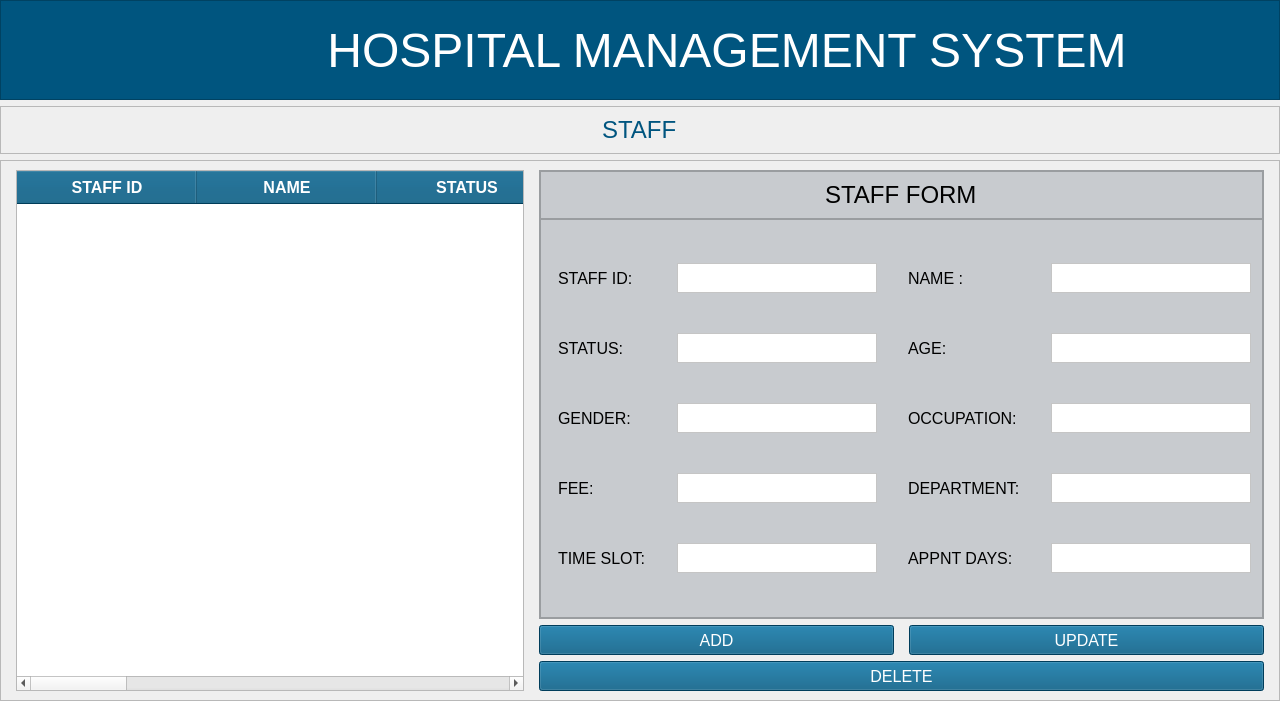
<?xml version="1.0" encoding="UTF-8"?>
<ui version="4.0">
 <class>MainWindow</class>
 <widget class="QMainWindow" name="MainWindow">
  <property name="geometry">
   <rect>
    <x>0</x>
    <y>0</y>
    <width>1280</width>
    <height>701</height>
   </rect>
  </property>
  <property name="windowTitle">
   <string>MainWindow</string>
  </property>
  <widget class="QWidget" name="centralwidget">
   <layout class="QVBoxLayout" name="verticalLayout_2">
    <property name="leftMargin">
     <number>0</number>
    </property>
    <property name="topMargin">
     <number>0</number>
    </property>
    <property name="rightMargin">
     <number>0</number>
    </property>
    <property name="bottomMargin">
     <number>0</number>
    </property>
    <item>
     <widget class="QFrame" name="header_frame">
      <property name="sizePolicy">
       <sizepolicy hsizetype="Preferred" vsizetype="Preferred">
        <horstretch>0</horstretch>
        <verstretch>0</verstretch>
       </sizepolicy>
      </property>
      <property name="minimumSize">
       <size>
        <width>1280</width>
        <height>100</height>
       </size>
      </property>
      <property name="maximumSize">
       <size>
        <width>16777215</width>
        <height>100</height>
       </size>
      </property>
      <property name="styleSheet">
       <string notr="true">background-color:rgb(0, 85, 127);</string>
      </property>
      <property name="frameShape">
       <enum>QFrame::StyledPanel</enum>
      </property>
      <property name="frameShadow">
       <enum>QFrame::Raised</enum>
      </property>
      <layout class="QHBoxLayout" name="horizontalLayout">
       <property name="sizeConstraint">
        <enum>QLayout::SetDefaultConstraint</enum>
       </property>
       <property name="leftMargin">
        <number>0</number>
       </property>
       <property name="topMargin">
        <number>0</number>
       </property>
       <property name="rightMargin">
        <number>0</number>
       </property>
       <property name="bottomMargin">
        <number>0</number>
       </property>
       <item>
        <widget class="QFrame" name="logo_frame">
         <property name="minimumSize">
          <size>
           <width>80</width>
           <height>50</height>
          </size>
         </property>
         <property name="maximumSize">
          <size>
           <width>100</width>
           <height>16777215</height>
          </size>
         </property>
         <property name="styleSheet">
          <string notr="true">background-color:transparent;
margin-top:6px;
margin-bottom:0px;</string>
         </property>
         <property name="frameShape">
          <enum>QFrame::StyledPanel</enum>
         </property>
         <property name="frameShadow">
          <enum>QFrame::Raised</enum>
         </property>
         <widget class="QLabel" name="backBtn">
          <property name="geometry">
           <rect>
            <x>20</x>
            <y>10</y>
            <width>61</width>
            <height>71</height>
           </rect>
          </property>
          <property name="cursor">
           <cursorShape>PointingHandCursor</cursorShape>
          </property>
          <property name="styleSheet">
           <string notr="true"/>
          </property>
          <property name="text">
           <string/>
          </property>
          <property name="pixmap">
           <pixmap resource="../../assets/resources.qrc">:/reosurces_logo/back-svgrepo-com.svg</pixmap>
          </property>
          <property name="scaledContents">
           <bool>true</bool>
          </property>
          <property name="alignment">
           <set>Qt::AlignCenter</set>
          </property>
         </widget>
        </widget>
       </item>
       <item>
        <widget class="QFrame" name="title_frame">
         <property name="minimumSize">
          <size>
           <width>1280</width>
           <height>0</height>
          </size>
         </property>
         <property name="font">
          <font>
           <pointsize>42</pointsize>
          </font>
         </property>
         <property name="styleSheet">
          <string notr="true">background-color:transparent;</string>
         </property>
         <property name="frameShape">
          <enum>QFrame::StyledPanel</enum>
         </property>
         <property name="frameShadow">
          <enum>QFrame::Raised</enum>
         </property>
         <layout class="QVBoxLayout" name="verticalLayout">
          <item alignment="Qt::AlignHCenter">
           <widget class="QLabel" name="title_label">
            <property name="minimumSize">
             <size>
              <width>800</width>
              <height>0</height>
             </size>
            </property>
            <property name="font">
             <font>
              <pointsize>36</pointsize>
             </font>
            </property>
            <property name="styleSheet">
             <string notr="true">color:#fff;</string>
            </property>
            <property name="text">
             <string>HOSPITAL MANAGEMENT SYSTEM</string>
            </property>
            <property name="alignment">
             <set>Qt::AlignCenter</set>
            </property>
           </widget>
          </item>
         </layout>
        </widget>
       </item>
      </layout>
     </widget>
    </item>
    <item>
     <widget class="QFrame" name="frame_15">
      <property name="maximumSize">
       <size>
        <width>16777215</width>
        <height>80</height>
       </size>
      </property>
      <property name="frameShape">
       <enum>QFrame::StyledPanel</enum>
      </property>
      <property name="frameShadow">
       <enum>QFrame::Raised</enum>
      </property>
      <layout class="QVBoxLayout" name="verticalLayout_22">
       <item alignment="Qt::AlignHCenter">
        <widget class="QLabel" name="activityNameDisp">
         <property name="font">
          <font>
           <pointsize>18</pointsize>
          </font>
         </property>
         <property name="styleSheet">
          <string notr="true">color:rgb(0, 85, 127);</string>
         </property>
         <property name="text">
          <string>STAFF</string>
         </property>
        </widget>
       </item>
      </layout>
     </widget>
    </item>
    <item>
     <widget class="QFrame" name="frame">
      <property name="frameShape">
       <enum>QFrame::StyledPanel</enum>
      </property>
      <property name="frameShadow">
       <enum>QFrame::Raised</enum>
      </property>
      <layout class="QGridLayout" name="gridLayout_2">
       <property name="leftMargin">
        <number>15</number>
       </property>
       <property name="topMargin">
        <number>9</number>
       </property>
       <property name="rightMargin">
        <number>15</number>
       </property>
       <property name="horizontalSpacing">
        <number>15</number>
       </property>
       <item row="0" column="1" colspan="2">
        <widget class="QFrame" name="frame_3">
         <property name="styleSheet">
          <string notr="true">BACKGROUND-COLOR:#c8cbcf;
BORDER-RADIUS:5PX;</string>
         </property>
         <property name="frameShape">
          <enum>QFrame::StyledPanel</enum>
         </property>
         <property name="frameShadow">
          <enum>QFrame::Raised</enum>
         </property>
         <layout class="QVBoxLayout" name="verticalLayout_3">
          <property name="spacing">
           <number>0</number>
          </property>
          <property name="leftMargin">
           <number>0</number>
          </property>
          <property name="topMargin">
           <number>0</number>
          </property>
          <property name="rightMargin">
           <number>0</number>
          </property>
          <property name="bottomMargin">
           <number>0</number>
          </property>
          <item>
           <widget class="QFrame" name="frame_4">
            <property name="font">
             <font>
              <pointsize>15</pointsize>
             </font>
            </property>
            <property name="frameShape">
             <enum>QFrame::StyledPanel</enum>
            </property>
            <property name="frameShadow">
             <enum>QFrame::Raised</enum>
            </property>
            <layout class="QHBoxLayout" name="horizontalLayout_3">
             <item alignment="Qt::AlignHCenter">
              <widget class="QLabel" name="label">
               <property name="font">
                <font>
                 <pointsize>18</pointsize>
                </font>
               </property>
               <property name="text">
                <string>STAFF FORM</string>
               </property>
              </widget>
             </item>
            </layout>
           </widget>
          </item>
          <item>
           <widget class="QFrame" name="frame_5">
            <property name="styleSheet">
             <string notr="true">padding-right:2px;
padding-left:2px;</string>
            </property>
            <property name="frameShape">
             <enum>QFrame::StyledPanel</enum>
            </property>
            <property name="frameShadow">
             <enum>QFrame::Raised</enum>
            </property>
            <layout class="QGridLayout" name="gridLayout">
             <property name="horizontalSpacing">
              <number>25</number>
             </property>
             <item row="2" column="3">
              <widget class="QTextEdit" name="staffAgeEntry">
               <property name="maximumSize">
                <size>
                 <width>200</width>
                 <height>30</height>
                </size>
               </property>
               <property name="font">
                <font>
                 <pointsize>12</pointsize>
                </font>
               </property>
               <property name="styleSheet">
                <string notr="true">background-color:white;</string>
               </property>
              </widget>
             </item>
             <item row="0" column="0">
              <widget class="QLabel" name="label_2">
               <property name="font">
                <font>
                 <pointsize>12</pointsize>
                </font>
               </property>
               <property name="text">
                <string>STAFF ID:</string>
               </property>
              </widget>
             </item>
             <item row="3" column="0">
              <widget class="QLabel" name="label_7">
               <property name="font">
                <font>
                 <pointsize>12</pointsize>
                </font>
               </property>
               <property name="text">
                <string>GENDER:</string>
               </property>
              </widget>
             </item>
             <item row="2" column="1">
              <widget class="QTextEdit" name="staffStatusEntry">
               <property name="maximumSize">
                <size>
                 <width>200</width>
                 <height>30</height>
                </size>
               </property>
               <property name="font">
                <font>
                 <pointsize>12</pointsize>
                </font>
               </property>
               <property name="styleSheet">
                <string notr="true">background-color:white;</string>
               </property>
              </widget>
             </item>
             <item row="3" column="1">
              <widget class="QTextEdit" name="staffGenderEntry">
               <property name="maximumSize">
                <size>
                 <width>200</width>
                 <height>30</height>
                </size>
               </property>
               <property name="font">
                <font>
                 <pointsize>12</pointsize>
                </font>
               </property>
               <property name="styleSheet">
                <string notr="true">background-color:white;</string>
               </property>
              </widget>
             </item>
             <item row="7" column="2">
              <widget class="QLabel" name="label_12">
               <property name="font">
                <font>
                 <pointsize>12</pointsize>
                </font>
               </property>
               <property name="text">
                <string>APPNT DAYS:</string>
               </property>
              </widget>
             </item>
             <item row="7" column="3">
              <widget class="QTextEdit" name="staffAppntDaysEntry">
               <property name="maximumSize">
                <size>
                 <width>200</width>
                 <height>30</height>
                </size>
               </property>
               <property name="font">
                <font>
                 <pointsize>12</pointsize>
                </font>
               </property>
               <property name="styleSheet">
                <string notr="true">background-color:white;</string>
               </property>
              </widget>
             </item>
             <item row="4" column="2">
              <widget class="QLabel" name="label_10">
               <property name="font">
                <font>
                 <pointsize>12</pointsize>
                </font>
               </property>
               <property name="text">
                <string>DEPARTMENT:</string>
               </property>
              </widget>
             </item>
             <item row="0" column="1">
              <widget class="QTextEdit" name="staffIdEntry">
               <property name="maximumSize">
                <size>
                 <width>200</width>
                 <height>30</height>
                </size>
               </property>
               <property name="font">
                <font>
                 <pointsize>12</pointsize>
                </font>
               </property>
               <property name="styleSheet">
                <string notr="true">background-color:white;</string>
               </property>
              </widget>
             </item>
             <item row="2" column="2">
              <widget class="QLabel" name="label_5">
               <property name="font">
                <font>
                 <pointsize>12</pointsize>
                </font>
               </property>
               <property name="text">
                <string>AGE:</string>
               </property>
              </widget>
             </item>
             <item row="4" column="3">
              <widget class="QTextEdit" name="staffDeptEntry">
               <property name="maximumSize">
                <size>
                 <width>200</width>
                 <height>30</height>
                </size>
               </property>
               <property name="font">
                <font>
                 <pointsize>12</pointsize>
                </font>
               </property>
               <property name="styleSheet">
                <string notr="true">background-color:white;</string>
               </property>
              </widget>
             </item>
             <item row="3" column="2">
              <widget class="QLabel" name="label_8">
               <property name="font">
                <font>
                 <pointsize>12</pointsize>
                </font>
               </property>
               <property name="text">
                <string>OCCUPATION:</string>
               </property>
              </widget>
             </item>
             <item row="0" column="3">
              <widget class="QTextEdit" name="staffNameEntry">
               <property name="maximumSize">
                <size>
                 <width>200</width>
                 <height>30</height>
                </size>
               </property>
               <property name="font">
                <font>
                 <pointsize>12</pointsize>
                </font>
               </property>
               <property name="styleSheet">
                <string notr="true">background-color:white;</string>
               </property>
              </widget>
             </item>
             <item row="3" column="3">
              <widget class="QTextEdit" name="staffOccupEntry">
               <property name="maximumSize">
                <size>
                 <width>200</width>
                 <height>30</height>
                </size>
               </property>
               <property name="font">
                <font>
                 <pointsize>12</pointsize>
                </font>
               </property>
               <property name="styleSheet">
                <string notr="true">background-color:white;</string>
               </property>
              </widget>
             </item>
             <item row="0" column="2">
              <widget class="QLabel" name="label_3">
               <property name="font">
                <font>
                 <pointsize>12</pointsize>
                </font>
               </property>
               <property name="text">
                <string>NAME :</string>
               </property>
              </widget>
             </item>
             <item row="2" column="0">
              <widget class="QLabel" name="label_4">
               <property name="font">
                <font>
                 <pointsize>12</pointsize>
                </font>
               </property>
               <property name="text">
                <string>STATUS:</string>
               </property>
              </widget>
             </item>
             <item row="4" column="0">
              <widget class="QLabel" name="label_11">
               <property name="font">
                <font>
                 <pointsize>12</pointsize>
                </font>
               </property>
               <property name="text">
                <string>FEE:</string>
               </property>
              </widget>
             </item>
             <item row="4" column="1">
              <widget class="QTextEdit" name="staffFeeEntry">
               <property name="maximumSize">
                <size>
                 <width>200</width>
                 <height>30</height>
                </size>
               </property>
               <property name="font">
                <font>
                 <pointsize>12</pointsize>
                </font>
               </property>
               <property name="styleSheet">
                <string notr="true">background-color:white;</string>
               </property>
              </widget>
             </item>
             <item row="7" column="0">
              <widget class="QLabel" name="label_13">
               <property name="font">
                <font>
                 <pointsize>12</pointsize>
                </font>
               </property>
               <property name="text">
                <string>TIME SLOT:</string>
               </property>
              </widget>
             </item>
             <item row="7" column="1">
              <widget class="QTextEdit" name="staffTimeEntry">
               <property name="maximumSize">
                <size>
                 <width>200</width>
                 <height>30</height>
                </size>
               </property>
               <property name="font">
                <font>
                 <pointsize>12</pointsize>
                </font>
               </property>
               <property name="styleSheet">
                <string notr="true">background-color:white;</string>
               </property>
              </widget>
             </item>
            </layout>
           </widget>
          </item>
         </layout>
        </widget>
       </item>
       <item row="2" column="1" colspan="2">
        <widget class="QPushButton" name="delStaffBtn">
         <property name="minimumSize">
          <size>
           <width>200</width>
           <height>30</height>
          </size>
         </property>
         <property name="font">
          <font>
           <pointsize>12</pointsize>
          </font>
         </property>
         <property name="cursor">
          <cursorShape>PointingHandCursor</cursorShape>
         </property>
         <property name="styleSheet">
          <string notr="true">background-color:rgb(0, 85, 127);
COLOR:WHITE;
BORDER-RADIUS:5PX</string>
         </property>
         <property name="text">
          <string>DELETE</string>
         </property>
        </widget>
       </item>
       <item row="1" column="1">
        <widget class="QPushButton" name="addStaffBtn">
         <property name="minimumSize">
          <size>
           <width>200</width>
           <height>30</height>
          </size>
         </property>
         <property name="font">
          <font>
           <pointsize>12</pointsize>
          </font>
         </property>
         <property name="cursor">
          <cursorShape>PointingHandCursor</cursorShape>
         </property>
         <property name="styleSheet">
          <string notr="true">background-color:rgb(0, 85, 127);
COLOR:WHITE;
BORDER-RADIUS:5PX</string>
         </property>
         <property name="text">
          <string>ADD</string>
         </property>
        </widget>
       </item>
       <item row="0" column="0" rowspan="3">
        <widget class="QTableWidget" name="tableStaffDet">
         <property name="minimumSize">
          <size>
           <width>0</width>
           <height>0</height>
          </size>
         </property>
         <property name="font">
          <font>
           <pointsize>12</pointsize>
          </font>
         </property>
         <property name="cursor" stdset="0">
          <cursorShape>PointingHandCursor</cursorShape>
         </property>
         <property name="styleSheet">
          <string notr="true">QHeaderView::section {
                background-color: #00557d;
                color: white;
                font-weight: bold;
padding:5px;
            }</string>
         </property>
         <property name="editTriggers">
          <set>QAbstractItemView::NoEditTriggers</set>
         </property>
         <property name="selectionMode">
          <enum>QAbstractItemView::SingleSelection</enum>
         </property>
         <property name="selectionBehavior">
          <enum>QAbstractItemView::SelectRows</enum>
         </property>
         <property name="showGrid">
          <bool>true</bool>
         </property>
         <property name="sortingEnabled">
          <bool>true</bool>
         </property>
         <property name="wordWrap">
          <bool>false</bool>
         </property>
         <attribute name="horizontalHeaderCascadingSectionResizes">
          <bool>true</bool>
         </attribute>
         <attribute name="horizontalHeaderDefaultSectionSize">
          <number>180</number>
         </attribute>
         <attribute name="verticalHeaderDefaultSectionSize">
          <number>45</number>
         </attribute>
         <column>
          <property name="text">
           <string>STAFF ID</string>
          </property>
          <property name="background">
           <color>
            <red>0</red>
            <green>85</green>
            <blue>125</blue>
           </color>
          </property>
         </column>
         <column>
          <property name="text">
           <string>NAME</string>
          </property>
         </column>
         <column>
          <property name="text">
           <string>STATUS</string>
          </property>
         </column>
         <column>
          <property name="text">
           <string>AGE</string>
          </property>
         </column>
         <column>
          <property name="text">
           <string>GENDER</string>
          </property>
         </column>
         <column>
          <property name="text">
           <string>OCCUPATION</string>
          </property>
         </column>
         <column>
          <property name="text">
           <string>FEE</string>
          </property>
         </column>
         <column>
          <property name="text">
           <string>DEPT</string>
          </property>
         </column>
         <column>
          <property name="text">
           <string>TIME SLOT</string>
          </property>
         </column>
         <column>
          <property name="text">
           <string>APPNT DAYS</string>
          </property>
         </column>
        </widget>
       </item>
       <item row="1" column="2">
        <widget class="QPushButton" name="updtStaffBtn">
         <property name="minimumSize">
          <size>
           <width>200</width>
           <height>30</height>
          </size>
         </property>
         <property name="font">
          <font>
           <pointsize>12</pointsize>
          </font>
         </property>
         <property name="cursor">
          <cursorShape>PointingHandCursor</cursorShape>
         </property>
         <property name="styleSheet">
          <string notr="true">background-color:rgb(0, 85, 127);
COLOR:WHITE;
BORDER-RADIUS:5PX</string>
         </property>
         <property name="text">
          <string>UPDATE</string>
         </property>
        </widget>
       </item>
      </layout>
     </widget>
    </item>
   </layout>
  </widget>
 </widget>
 <resources>
  <include location="../../assets/resources.qrc"/>
 </resources>
 <connections/>
</ui>
